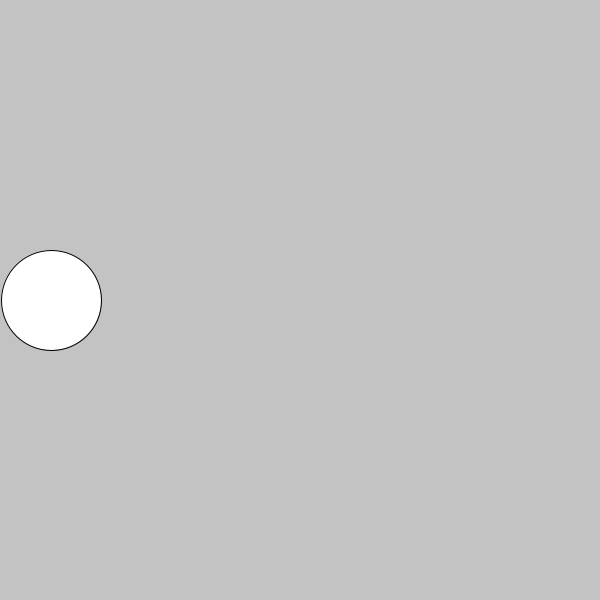
Frame 1 (no input)
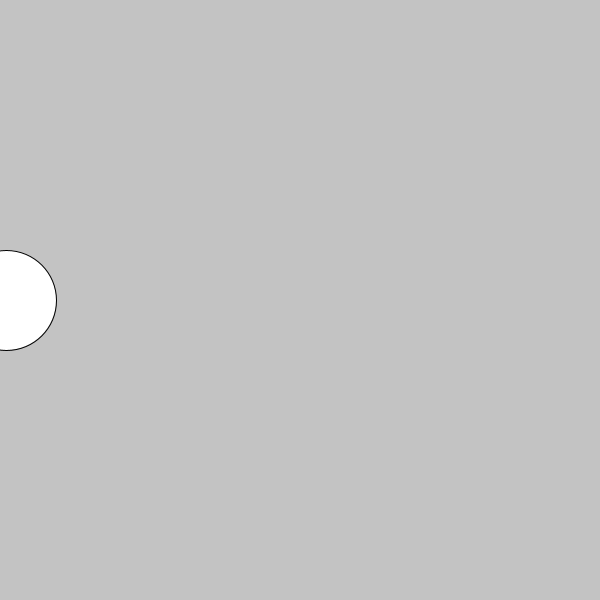
Frame 60 (the mouse pressed at the canvas centre just before this capture)
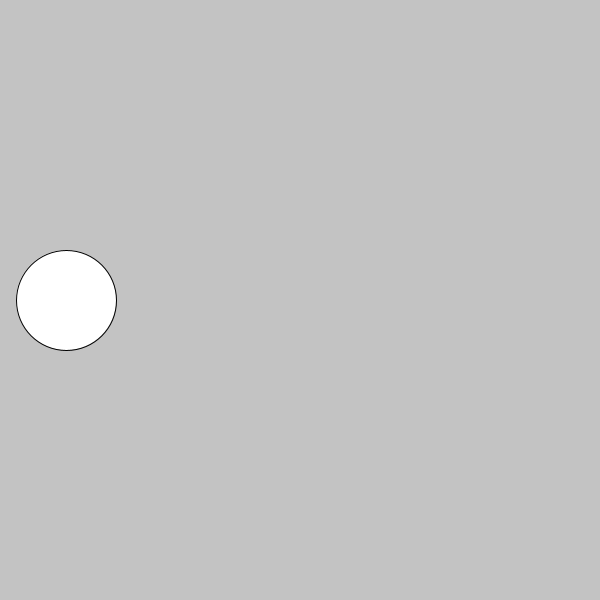
Frame 120 (the mouse held since frame 60 and released just before this capture)

The Processing sketch that drew these frames (run headless with seeded random() and noise(); from frame 60 on, the mouse is pressed at the canvas centre):

// Processing sketch: Flyt_kugle_tilbage__frem__s__tilbage
// ── Flyt_kugle_tilbage__frem__s__tilbage.pde
int lengde =51;
int retning = 1;

void setup() {
  size (600,600);
}

void draw() {
  background(195);
  println(frameCount);
  
  translate(lengde,300);
  circle(0,0,100);
  if(retning>0){
    lengde=lengde-1;
  } else if (retning<=0){
    lengde = lengde+1;
  }
  
  if (lengde>=width|| lengde <=-1){
    retning = retning*-1;
  }
  
  
  translate (lengde,300);
  
    
  if(lengde >=50+width){
    lengde = 50;
  }
}
